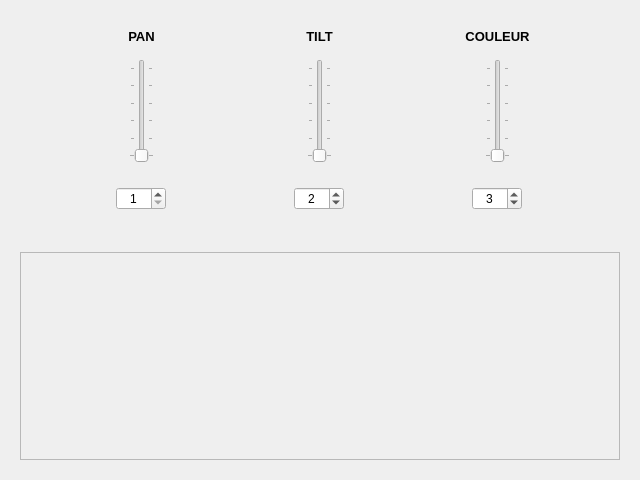
<?xml version="1.0" encoding="UTF-8"?>
<ui version="4.0">
 <class>SceneScanner</class>
 <widget class="QWidget" name="SceneScanner">
  <property name="geometry">
   <rect>
    <x>0</x>
    <y>0</y>
    <width>640</width>
    <height>480</height>
   </rect>
  </property>
  <property name="windowTitle">
   <string>Form</string>
  </property>
  <layout class="QVBoxLayout" name="verticalLayout_3">
   <item>
    <widget class="QWidget" name="conteneurMultiple" native="true">
     <layout class="QHBoxLayout" name="horizontalLayout">
      <item>
       <widget class="QWidget" name="conteneurPan" native="true">
        <property name="minimumSize">
         <size>
          <width>0</width>
          <height>0</height>
         </size>
        </property>
        <property name="maximumSize">
         <size>
          <width>101</width>
          <height>16777215</height>
         </size>
        </property>
        <layout class="QVBoxLayout" name="verticalLayout">
         <item>
          <widget class="QLabel" name="labelPAN">
           <property name="text">
            <string>&lt;!DOCTYPE HTML PUBLIC &quot;-//W3C//DTD HTML 4.0//EN&quot; &quot;http://www.w3.org/TR/REC-html40/strict.dtd&quot;&gt;
&lt;html&gt;&lt;head&gt;&lt;meta name=&quot;qrichtext&quot; content=&quot;1&quot; /&gt;&lt;style type=&quot;text/css&quot;&gt;
p, li { white-space: pre-wrap; }
&lt;/style&gt;&lt;/head&gt;&lt;body style=&quot; font-family:'Droid Sans'; font-size:10pt; font-weight:400; font-style:normal;&quot;&gt;
&lt;p style=&quot; margin-top:0px; margin-bottom:0px; margin-left:0px; margin-right:0px; -qt-block-indent:0; text-indent:0px;&quot;&gt;&lt;span style=&quot; font-weight:600;&quot;&gt;PAN&lt;/span&gt;&lt;/p&gt;&lt;/body&gt;&lt;/html&gt;</string>
           </property>
           <property name="alignment">
            <set>Qt::AlignCenter</set>
           </property>
          </widget>
         </item>
         <item>
          <widget class="QWidget" name="conteneurSliderPAN" native="true">
           <layout class="QHBoxLayout" name="horizontalLayout_2">
            <item>
             <spacer name="horizontalSpacer_2">
              <property name="orientation">
               <enum>Qt::Horizontal</enum>
              </property>
              <property name="sizeHint" stdset="0">
               <size>
                <width>40</width>
                <height>20</height>
               </size>
              </property>
             </spacer>
            </item>
            <item>
             <widget class="QSlider" name="verticalSliderPAN">
              <property name="sizePolicy">
               <sizepolicy hsizetype="Fixed" vsizetype="Expanding">
                <horstretch>0</horstretch>
                <verstretch>0</verstretch>
               </sizepolicy>
              </property>
              <property name="maximum">
               <number>255</number>
              </property>
              <property name="orientation">
               <enum>Qt::Vertical</enum>
              </property>
              <property name="tickPosition">
               <enum>QSlider::TicksBothSides</enum>
              </property>
              <property name="tickInterval">
               <number>50</number>
              </property>
             </widget>
            </item>
            <item>
             <spacer name="horizontalSpacer_3">
              <property name="orientation">
               <enum>Qt::Horizontal</enum>
              </property>
              <property name="sizeHint" stdset="0">
               <size>
                <width>40</width>
                <height>20</height>
               </size>
              </property>
             </spacer>
            </item>
           </layout>
          </widget>
         </item>
         <item>
          <widget class="QWidget" name="conteneurSpinBoxPAN" native="true">
           <layout class="QHBoxLayout" name="horizontalLayout_3">
            <item>
             <spacer name="horizontalSpacer_4">
              <property name="orientation">
               <enum>Qt::Horizontal</enum>
              </property>
              <property name="sizeHint" stdset="0">
               <size>
                <width>40</width>
                <height>20</height>
               </size>
              </property>
             </spacer>
            </item>
            <item>
             <widget class="QSpinBox" name="spinBoxPAN">
              <property name="minimumSize">
               <size>
                <width>50</width>
                <height>0</height>
               </size>
              </property>
              <property name="maximumSize">
               <size>
                <width>50</width>
                <height>16777215</height>
               </size>
              </property>
              <property name="alignment">
               <set>Qt::AlignCenter</set>
              </property>
              <property name="minimum">
               <number>1</number>
              </property>
              <property name="maximum">
               <number>512</number>
              </property>
             </widget>
            </item>
            <item>
             <spacer name="horizontalSpacer_5">
              <property name="orientation">
               <enum>Qt::Horizontal</enum>
              </property>
              <property name="sizeHint" stdset="0">
               <size>
                <width>40</width>
                <height>20</height>
               </size>
              </property>
             </spacer>
            </item>
           </layout>
          </widget>
         </item>
        </layout>
       </widget>
      </item>
      <item>
       <widget class="QWidget" name="conteneurTILT" native="true">
        <property name="minimumSize">
         <size>
          <width>0</width>
          <height>0</height>
         </size>
        </property>
        <property name="maximumSize">
         <size>
          <width>101</width>
          <height>16777215</height>
         </size>
        </property>
        <layout class="QVBoxLayout" name="verticalLayout_4">
         <item>
          <widget class="QLabel" name="labelTILT">
           <property name="text">
            <string>&lt;!DOCTYPE HTML PUBLIC &quot;-//W3C//DTD HTML 4.0//EN&quot; &quot;http://www.w3.org/TR/REC-html40/strict.dtd&quot;&gt;
&lt;html&gt;&lt;head&gt;&lt;meta name=&quot;qrichtext&quot; content=&quot;1&quot; /&gt;&lt;style type=&quot;text/css&quot;&gt;
p, li { white-space: pre-wrap; }
&lt;/style&gt;&lt;/head&gt;&lt;body style=&quot; font-family:'Droid Sans'; font-size:10pt; font-weight:400; font-style:normal;&quot;&gt;
&lt;p style=&quot; margin-top:0px; margin-bottom:0px; margin-left:0px; margin-right:0px; -qt-block-indent:0; text-indent:0px;&quot;&gt;&lt;span style=&quot; font-weight:600;&quot;&gt;TILT&lt;/span&gt;&lt;/p&gt;&lt;/body&gt;&lt;/html&gt;</string>
           </property>
           <property name="alignment">
            <set>Qt::AlignCenter</set>
           </property>
          </widget>
         </item>
         <item>
          <widget class="QWidget" name="conteneurSliderTILT" native="true">
           <layout class="QHBoxLayout" name="horizontalLayout_4">
            <item>
             <spacer name="horizontalSpacer_10">
              <property name="orientation">
               <enum>Qt::Horizontal</enum>
              </property>
              <property name="sizeHint" stdset="0">
               <size>
                <width>40</width>
                <height>20</height>
               </size>
              </property>
             </spacer>
            </item>
            <item>
             <widget class="QSlider" name="verticalSliderTILT">
              <property name="sizePolicy">
               <sizepolicy hsizetype="Fixed" vsizetype="Expanding">
                <horstretch>0</horstretch>
                <verstretch>0</verstretch>
               </sizepolicy>
              </property>
              <property name="maximum">
               <number>255</number>
              </property>
              <property name="orientation">
               <enum>Qt::Vertical</enum>
              </property>
              <property name="tickPosition">
               <enum>QSlider::TicksBothSides</enum>
              </property>
              <property name="tickInterval">
               <number>50</number>
              </property>
             </widget>
            </item>
            <item>
             <spacer name="horizontalSpacer_11">
              <property name="orientation">
               <enum>Qt::Horizontal</enum>
              </property>
              <property name="sizeHint" stdset="0">
               <size>
                <width>40</width>
                <height>20</height>
               </size>
              </property>
             </spacer>
            </item>
           </layout>
          </widget>
         </item>
         <item>
          <widget class="QWidget" name="conteneurSpinBoxTILT" native="true">
           <layout class="QHBoxLayout" name="horizontalLayout_7">
            <item>
             <spacer name="horizontalSpacer_12">
              <property name="orientation">
               <enum>Qt::Horizontal</enum>
              </property>
              <property name="sizeHint" stdset="0">
               <size>
                <width>40</width>
                <height>20</height>
               </size>
              </property>
             </spacer>
            </item>
            <item>
             <widget class="QSpinBox" name="spinBoxTILT">
              <property name="minimumSize">
               <size>
                <width>50</width>
                <height>0</height>
               </size>
              </property>
              <property name="maximumSize">
               <size>
                <width>50</width>
                <height>16777215</height>
               </size>
              </property>
              <property name="alignment">
               <set>Qt::AlignCenter</set>
              </property>
              <property name="minimum">
               <number>1</number>
              </property>
              <property name="maximum">
               <number>512</number>
              </property>
              <property name="value">
               <number>2</number>
              </property>
             </widget>
            </item>
            <item>
             <spacer name="horizontalSpacer_13">
              <property name="orientation">
               <enum>Qt::Horizontal</enum>
              </property>
              <property name="sizeHint" stdset="0">
               <size>
                <width>40</width>
                <height>20</height>
               </size>
              </property>
             </spacer>
            </item>
           </layout>
          </widget>
         </item>
        </layout>
       </widget>
      </item>
      <item>
       <widget class="QWidget" name="conteneurCOULEUR" native="true">
        <property name="minimumSize">
         <size>
          <width>0</width>
          <height>0</height>
         </size>
        </property>
        <property name="maximumSize">
         <size>
          <width>101</width>
          <height>16777215</height>
         </size>
        </property>
        <layout class="QVBoxLayout" name="verticalLayout_7">
         <item>
          <widget class="QLabel" name="labelCOULEUR">
           <property name="text">
            <string>&lt;!DOCTYPE HTML PUBLIC &quot;-//W3C//DTD HTML 4.0//EN&quot; &quot;http://www.w3.org/TR/REC-html40/strict.dtd&quot;&gt;
&lt;html&gt;&lt;head&gt;&lt;meta name=&quot;qrichtext&quot; content=&quot;1&quot; /&gt;&lt;style type=&quot;text/css&quot;&gt;
p, li { white-space: pre-wrap; }
&lt;/style&gt;&lt;/head&gt;&lt;body style=&quot; font-family:'Droid Sans'; font-size:10pt; font-weight:400; font-style:normal;&quot;&gt;
&lt;p style=&quot; margin-top:0px; margin-bottom:0px; margin-left:0px; margin-right:0px; -qt-block-indent:0; text-indent:0px;&quot;&gt;&lt;span style=&quot; font-weight:600;&quot;&gt;COULEUR&lt;/span&gt;&lt;/p&gt;&lt;/body&gt;&lt;/html&gt;</string>
           </property>
           <property name="alignment">
            <set>Qt::AlignCenter</set>
           </property>
          </widget>
         </item>
         <item>
          <widget class="QWidget" name="conteneurSliderCOULEUR" native="true">
           <layout class="QHBoxLayout" name="horizontalLayout_10">
            <item>
             <spacer name="horizontalSpacer_18">
              <property name="orientation">
               <enum>Qt::Horizontal</enum>
              </property>
              <property name="sizeHint" stdset="0">
               <size>
                <width>40</width>
                <height>20</height>
               </size>
              </property>
             </spacer>
            </item>
            <item>
             <widget class="QSlider" name="verticalSliderCOULEUR">
              <property name="sizePolicy">
               <sizepolicy hsizetype="Fixed" vsizetype="Expanding">
                <horstretch>0</horstretch>
                <verstretch>0</verstretch>
               </sizepolicy>
              </property>
              <property name="maximum">
               <number>255</number>
              </property>
              <property name="orientation">
               <enum>Qt::Vertical</enum>
              </property>
              <property name="tickPosition">
               <enum>QSlider::TicksBothSides</enum>
              </property>
              <property name="tickInterval">
               <number>50</number>
              </property>
             </widget>
            </item>
            <item>
             <spacer name="horizontalSpacer_19">
              <property name="orientation">
               <enum>Qt::Horizontal</enum>
              </property>
              <property name="sizeHint" stdset="0">
               <size>
                <width>40</width>
                <height>20</height>
               </size>
              </property>
             </spacer>
            </item>
           </layout>
          </widget>
         </item>
         <item>
          <widget class="QWidget" name="conteneurSpinBoxCOULEUR" native="true">
           <layout class="QHBoxLayout" name="horizontalLayout_11">
            <item>
             <spacer name="horizontalSpacer_20">
              <property name="orientation">
               <enum>Qt::Horizontal</enum>
              </property>
              <property name="sizeHint" stdset="0">
               <size>
                <width>40</width>
                <height>20</height>
               </size>
              </property>
             </spacer>
            </item>
            <item>
             <widget class="QSpinBox" name="spinBoxCOULEUR">
              <property name="minimumSize">
               <size>
                <width>50</width>
                <height>0</height>
               </size>
              </property>
              <property name="maximumSize">
               <size>
                <width>50</width>
                <height>16777215</height>
               </size>
              </property>
              <property name="alignment">
               <set>Qt::AlignCenter</set>
              </property>
              <property name="minimum">
               <number>1</number>
              </property>
              <property name="maximum">
               <number>512</number>
              </property>
              <property name="value">
               <number>3</number>
              </property>
             </widget>
            </item>
            <item>
             <spacer name="horizontalSpacer_21">
              <property name="orientation">
               <enum>Qt::Horizontal</enum>
              </property>
              <property name="sizeHint" stdset="0">
               <size>
                <width>40</width>
                <height>20</height>
               </size>
              </property>
             </spacer>
            </item>
           </layout>
          </widget>
         </item>
        </layout>
       </widget>
      </item>
     </layout>
    </widget>
   </item>
   <item>
    <widget class="QWidget" name="conteneurCanalSuppl" native="true">
     <layout class="QVBoxLayout" name="verticalLayout_2">
      <item>
       <widget class="QScrollArea" name="scrollArea">
        <property name="minimumSize">
         <size>
          <width>0</width>
          <height>100</height>
         </size>
        </property>
        <property name="widgetResizable">
         <bool>true</bool>
        </property>
        <widget class="QWidget" name="scrollAreaWidgetContents">
         <property name="geometry">
          <rect>
           <x>0</x>
           <y>0</y>
           <width>618</width>
           <height>220</height>
          </rect>
         </property>
         <layout class="QVBoxLayout" name="verticalLayout_6"/>
        </widget>
       </widget>
      </item>
     </layout>
    </widget>
   </item>
  </layout>
 </widget>
 <resources/>
 <connections/>
</ui>
